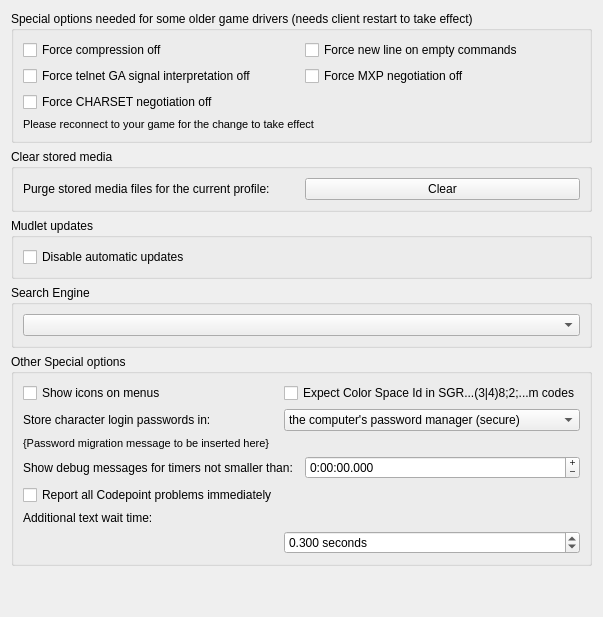
     <widget class="QWidget" name="tab_specialOptions">
      <attribute name="title">
       <string>Special Options</string>
      </attribute>
      <layout class="QVBoxLayout" name="vBoxLayout_tab_specialOptions">
       <item>
        <widget class="QGroupBox" name="groupBox_specialOptions">
         <property name="title">
          <string>Special options needed for some older game drivers (needs client restart to take effect)</string>
         </property>
         <layout class="QGridLayout" name="gridLayout_groupBox_specialOptions">
          <item row="0" column="0">
           <widget class="QCheckBox" name="mFORCE_MCCP_OFF">
            <property name="text">
             <string>Force compression off</string>
            </property>
           </widget>
          </item>
          <item row="0" column="1">
           <widget class="QCheckBox" name="checkBox_mUSE_FORCE_LF_AFTER_PROMPT">
            <property name="toolTip">
             <string>This option adds a line line break &lt;LF&gt; or "
" to your command input on empty commands. This option will rarely be necessary.</string>
            </property>
            <property name="text">
             <string>Force new line on empty commands</string>
            </property>
           </widget>
          </item>
          <item row="1" column="0">
           <widget class="QCheckBox" name="mFORCE_GA_OFF">
            <property name="text">
             <string>Force telnet GA signal interpretation off</string>
            </property>
           </widget>
          </item>
          <item row="1" column="1">
           <widget class="QCheckBox" name="mFORCE_MXP_NEGOTIATION_OFF">
            <property name="text">
             <string>Force MXP negotiation off</string>
            </property>
           </widget>
          </item>
          <item row="2" column="0">
           <widget class="QCheckBox" name="mFORCE_CHARSET_NEGOTIATION_OFF">
            <property name="text">
             <string>Force CHARSET negotiation off</string>
            </property>
           </widget>
          </item>
          <item row="3" column="0" colspan="2">
           <widget class="QLabel" name="need_reconnect_for_specialoption">
            <property name="enabled">
             <bool>true</bool>
            </property>
            <property name="font">
             <font>
              <pointsize>8</pointsize>
             </font>
            </property>
            <property name="mouseTracking">
             <bool>false</bool>
            </property>
            <property name="text">
             <string>Please reconnect to your game for the change to take effect</string>
            </property>
            <property name="textFormat">
             <enum>Qt::AutoText</enum>
            </property>
            <property name="wordWrap">
             <bool>true</bool>
            </property>
           </widget>
          </item>
         </layout>
        </widget>
       </item>
       <item>
        <widget class="QGroupBox" name="groupBox_purgeMediaCache">
         <property name="title">
          <string>Clear stored media</string>
         </property>
         <layout class="QHBoxLayout" name="hBoxLayout_groupBox_purgeMediaCache">
          <item>
           <widget class="QLabel" name="label_purgeMediaCache">
            <property name="toolTip">
             <string>&lt;p&gt;Media files used with Mudlet's Lua API, Mud Client Media Protocol (MCMP), and Mud Sound Protocol (MSP) are cached with the game profile. You can press this button to clear the media cache. For many games the media will get downloaded again upon demand.&lt;/p&gt;</string>
            </property>
            <property name="text">
             <string>Purge stored media files for the current profile:</string>
            </property>
            <property name="buddy">
             <cstring>buttonPurgeMediaCache</cstring>
            </property>
           </widget>
          </item>
          <item>
           <widget class="QPushButton" name="buttonPurgeMediaCache">
            <property name="toolTip">
             <string>&lt;p&gt;Media files used with Mudlet's Lua API, Mud Client Media Protocol (MCMP), and Mud Sound Protocol (MSP) are cached with the game profile. You can press this button to clear the media cache. For many games the media will get downloaded again upon demand.&lt;/p&gt;</string>
            </property>
            <property name="text">
             <string>Clear</string>
            </property>
           </widget>
          </item>
         </layout>
        </widget>
       </item>
       <item>
        <widget class="QGroupBox" name="groupBox_updates">
         <property name="title">
          <string>Mudlet updates</string>
         </property>
         <layout class="QVBoxLayout" name="vBoxLayout_groupBox_updates">
          <item>
           <widget class="QCheckBox" name="checkbox_noAutomaticUpdates">
            <property name="text">
             <string>Disable automatic updates</string>
            </property>
           </widget>
          </item>
         </layout>
        </widget>
       </item>
       <item>
        <widget class="QGroupBox" name="groupbox_searchEngineSelection">
         <property name="title">
          <string>Search Engine</string>
         </property>
         <layout class="QVBoxLayout" name="verticalLayout_searchEngineSelection">
          <item>
           <widget class="QComboBox" name="search_engine_combobox"/>
          </item>
         </layout>
        </widget>
       </item>
       <item>
        <widget class="QGroupBox" name="groupBox_debug">
         <property name="title">
          <string>Other Special options</string>
         </property>
         <layout class="QGridLayout" name="gridLayout_groupBox_debug">
          <item row="0" column="0">
           <widget class="QCheckBox" name="checkBox_showIconsOnMenus">
            <property name="text">
             <string>Show icons on menus</string>
            </property>
            <property name="checkable">
             <bool>true</bool>
            </property>
            <property name="checked">
             <bool>false</bool>
            </property>
            <property name="tristate">
             <bool>true</bool>
            </property>
           </widget>
          </item>
          <item row="0" column="1">
           <widget class="QCheckBox" name="checkBox_expectCSpaceIdInColonLessMColorCode">
            <property name="toolTip">
             <string>&lt;p&gt;Some MUDs use a flawed interpretation of the ANSI Set Graphics Rendition (&lt;b&gt;SGR&lt;/b&gt;) code sequences for 16M color mode which only uses semi-colons and not colons to separate parameter elements i.e. instead of using a code in the form: &lt;br&gt;&lt;tt&gt;\e[&lt;/tt&gt;...&lt;tt&gt;38:2:&lt;/tt&gt;&amp;lt;Color Space Id&amp;gt;&lt;tt&gt;:&lt;/tt&gt;&amp;lt;Red&amp;gt;&lt;tt&gt;:&lt;/tt&gt;&amp;lt;Green&amp;gt;&lt;tt&gt;:&lt;/tt&gt;&amp;lt;Blue&amp;gt;&lt;tt&gt;:&lt;/tt&gt;&amp;lt;Unused&amp;gt;&lt;tt&gt;:&lt;/tt&gt;&amp;lt;Tolerance&amp;gt;&lt;tt&gt;:&lt;/tt&gt;&amp;lt;Tolerance Color Space (0=CIELUV; 1=CIELAB)&amp;gt;&lt;tt&gt;;&lt;/tt&gt;...&lt;tt&gt;m&lt;/tt&gt;&lt;br&gt;where the &lt;i&gt;Color Space Id&lt;/i&gt; is expected to be an empty string to specify the usual (default) case and all of the &lt;i&gt;Parameter Elements&lt;/i&gt; (the "2" and the values in the &lt;tt&gt;&amp;lt;...&amp;gt;&lt;/tt&gt;s) may, technically, be omitted; they use: &lt;br&gt;&lt;tt&gt;\e[&lt;/tt&gt;...&lt;tt&gt;38;2;&lt;/tt&gt;&amp;lt;Red&amp;gt;&lt;tt&gt;;&lt;/tt&gt;&amp;lt;Green&amp;gt;&lt;tt&gt;;&lt;/tt&gt;&amp;lt;Blue&amp;gt;&lt;tt&gt;;&lt;/tt&gt;...&lt;tt&gt;m&lt;/tt&gt;&lt;br&gt;or: &lt;br&gt;&lt;tt&gt;\e[&lt;/tt&gt;...&lt;tt&gt;38;2;&lt;/tt&gt;&amp;lt;Color Space Id&amp;gt;&lt;tt&gt;;&lt;/tt&gt;&amp;lt;Red&amp;gt;&lt;tt&gt;;&lt;/tt&gt;&amp;lt;Green&amp;gt;&lt;tt&gt;;&lt;/tt&gt;&amp;lt;Blue&amp;gt;&lt;tt&gt;;&lt;/tt&gt;...&lt;tt&gt;m&lt;/tt&gt;&lt;/p&gt;&lt;p&gt;It is not possible to reliably detect the difference between these two so checking this option causes Mudlet to expect the last one with the additional (but empty!) parameter.&lt;/p&gt;</string>
            </property>
            <property name="text">
             <string>Expect Color Space Id in SGR...(3|4)8;2;...m codes</string>
            </property>
           </widget>
          </item>
          <item row="1" column="0">
           <widget class="QLabel" name="label_store_passwords_in">
            <property name="text">
             <string>Store character login passwords in:</string>
            </property>
            <property name="buddy">
             <cstring>comboBox_store_passwords_in</cstring>
            </property>
           </widget>
          </item>
          <item row="1" column="1">
           <widget class="QComboBox" name="comboBox_store_passwords_in">
            <item>
             <property name="text">
              <string>the computer's password manager (secure)</string>
             </property>
            </item>
            <item>
             <property name="text">
              <string>plaintext with the profile (portable)</string>
             </property>
            </item>
           </widget>
          </item>
          <item row="2" column="0" colspan="2">
           <widget class="QLabel" name="label_password_migration_notification">
            <property name="font">
             <font>
              <pointsize>8</pointsize>
             </font>
            </property>
            <property name="text">
             <string notr="true" extracomment="This text does not need to be translated as it is overwritten when used by the associated C++ class dlgProfilePreferences">{Password migration message to be inserted here}</string>
            </property>
           </widget>
          </item>
          <item row="3" column="0" colspan="2">
           <widget class="QWidget" name="widget_timerDebugOutputMinimumInterval" native="true">
            <layout class="QHBoxLayout" name="horizontalLayout_timerDebugOutputMinimumInterval" stretch="0,1">
             <property name="leftMargin">
              <number>0</number>
             </property>
             <property name="topMargin">
              <number>0</number>
             </property>
             <property name="rightMargin">
              <number>0</number>
             </property>
             <property name="bottomMargin">
              <number>0</number>
             </property>
             <item>
              <widget class="QLabel" name="label_timerDebugOutputMinimumInterval">
               <property name="sizePolicy">
                <sizepolicy hsizetype="Preferred" vsizetype="Preferred">
                 <horstretch>1</horstretch>
                 <verstretch>0</verstretch>
                </sizepolicy>
               </property>
               <property name="toolTip">
                <string comment="The term in '...' refer to a Mudlet specific thing and ought to match the corresponding translation elsewhere.">&lt;p&gt;Show 'LUA OK' messages for Timers with the specified minimum interval (h:mm:ss.zzz), the minimum value (the default) shows all such messages but can render the &lt;i&gt;Central Debug Console&lt;/i&gt; useless if there is a very small interval timer running.&lt;/p&gt;</string>
               </property>
               <property name="text">
                <string>Show debug messages for timers not smaller than:</string>
               </property>
               <property name="buddy">
                <cstring>timeEdit_timerDebugOutputMinimumInterval</cstring>
               </property>
              </widget>
             </item>
             <item>
              <widget class="QTimeEdit" name="timeEdit_timerDebugOutputMinimumInterval">
               <property name="sizePolicy">
                <sizepolicy hsizetype="MinimumExpanding" vsizetype="Fixed">
                 <horstretch>0</horstretch>
                 <verstretch>0</verstretch>
                </sizepolicy>
               </property>
               <property name="wrapping">
                <bool>true</bool>
               </property>
               <property name="alignment">
                <set>Qt::AlignLeading|Qt::AlignLeft|Qt::AlignVCenter</set>
               </property>
               <property name="buttonSymbols">
                <enum>QAbstractSpinBox::PlusMinus</enum>
               </property>
               <property name="accelerated">
                <bool>true</bool>
               </property>
               <property name="showGroupSeparator" stdset="0">
                <bool>true</bool>
               </property>
               <property name="currentSection">
                <enum>QDateTimeEdit::HourSection</enum>
               </property>
               <property name="displayFormat">
                <string comment="Used to set a time interval only">h:mm:ss.zzz</string>
               </property>
              </widget>
             </item>
            </layout>
           </widget>
          </item>
          <item row="4" column="0">
           <widget class="QCheckBox" name="checkBox_debugShowAllCodepointProblems">
            <property name="toolTip">
             <string>&lt;p&gt;If checked this will cause all problem Unicode codepoints to be reported in the debug output as they occur; if cleared then each different one will only be reported once and summarized in as a table when the console in which they occurred is finally destroyed (when the profile is closed).&lt;/p&gt;</string>
            </property>
            <property name="text">
             <string>Report all Codepoint problems immediately</string>
            </property>
           </widget>
          </item>
          <item row="5" column="0">
           <widget class="QLabel" name="label_networkPacketTimeout">
            <property name="text">
             <string>Additional text wait time:</string>
            </property>
            <property name="buddy">
             <cstring>doubleSpinBox_networkPacketTimeout</cstring>
            </property>
           </widget>
          </item>
          <item row="6" column="1">
           <widget class="QDoubleSpinBox" name="doubleSpinBox_networkPacketTimeout">
            <property name="toolTip">
             <string>&lt;p&gt;&lt;i&gt;Go-Ahead&lt;/i&gt; (&lt;tt&gt;GA&lt;/tt&gt;) and &lt;i&gt;End-of-record&lt;/i&gt; (&lt;tt&gt;EOR&lt;/tt&gt;) signalling tells Mudlet when the game server is done sending text. On games that do not provide &lt;tt&gt;GA&lt;/tt&gt; or &lt;tt&gt;EOR&lt;/tt&gt;, this option controls how long Mudlet will wait for more text to arrive. Greater values will help reduce the risk that Mudlet will split a large piece of text (with unintended line-breaks in the middle) which can stop some triggers from working. Lesser values increases the risk of text getting broken up, but may make the game feel more responsive.&lt;/p&gt;&lt;p&gt;&lt;i&gt;The default value, which was what Mudlet used before this control was added, is 0.300 Seconds.&lt;/i&gt;&lt;/p&gt;</string>
            </property>
            <property name="suffix">
             <string extracomment="For most locales a space should be included so that the text is separated from the number!"> seconds</string>
            </property>
            <property name="decimals">
             <number>3</number>
            </property>
            <property name="minimum">
             <double>0.010000000000000</double>
            </property>
            <property name="maximum">
             <double>0.500000000000000</double>
            </property>
            <property name="singleStep">
             <double>0.010000000000000</double>
            </property>
            <property name="value">
             <double>0.300000000000000</double>
            </property>
           </widget>
          </item>
         </layout>
        </widget>
       </item>
       <item>
        <spacer name="verticalSpacer_specialOptions">
         <property name="orientation">
          <enum>Qt::Vertical</enum>
         </property>
         <property name="sizeHint" stdset="0">
          <size>
           <width>20</width>
           <height>40</height>
          </size>
         </property>
        </spacer>
       </item>
      </layout>
     </widget>
